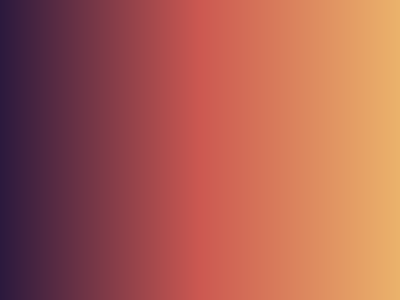
Frame 1 (no input)
Frame 60 (the mouse pressed at the canvas centre just before this capture): identical to frame 1, image omitted
Frame 120 (the mouse held since frame 60 and released just before this capture): identical to frame 1, image omitted

The Processing sketch that drew this single still picture (run headless with seeded random() and noise(); from frame 60 on, the mouse is pressed at the canvas centre):

// Processing sketch: sketch_260529b
// ── sketch_260529b.pde
// 1. 在最外层准备三个颜色的“空碗”
color c1, c2, c3;

void setup() {
  size(400, 300);
  
  // 微调后的颜色（变成了暖色调）
  c1 = color(43, 25, 61);    // 暗紫红
  c2 = color(204, 88, 81);   // 陶土红
  c3 = color(235, 178, 107); // 沙丘黄
}

void draw() {
  loadPixels();
  for (int x = 0; x < width; x++) {
    for (int y = 0; y < height; y++) {
      
      // 保留你原本算进度的这一行
      float normalizedX = map(x, 0, width - 1, 0, 1); 
      
      color c; // 准备一个变量装最后的颜色
      
      // 3. 用进度来混合颜色 (把屏幕切成左右两半来混色)
      if (normalizedX < 0.5) {
        c = lerpColor(c1, c2, map(normalizedX, 0, 0.5, 0, 1));
      } else {
        c = lerpColor(c2, c3, map(normalizedX, 0.5, 1, 0, 1));
      }

      pixels[x + y * width] = c; 
    }
  }
  updatePixels();
}
